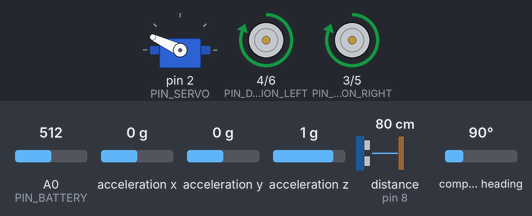
Simulated run of this sketch. Board: Arduino Uno, built with avr-gcc and run on an emulated ATmega328P. Shown: servo, direction and speed pins drawn as motors (green arrow = direction pin HIGH = forward, orange = LOW = backward, longer = more drive). Wiring (inferred from the names in the program): ultrasonic range finder: trigger pin 7; echo pin 8. The test bench sets the inputs (shaded band); at power-on: distance to the obstacle (sensor on pin 8) 80 cm, compass heading 90°, A0 (PIN_BATTERY) = 512, acceleration x 0 g, acceleration y 0 g, acceleration z 1 g. The echo pulse lasts 58.3 µs per cm; what the sketch prints to the serial monitor is not drawn.

Above: at 2.2 s.
2.3 s: distance to the obstacle (sensor on pin 8) set to 32 cm
3.8 s: distance to the obstacle (sensor on pin 8) set to 27 cm
At 4.8 s:
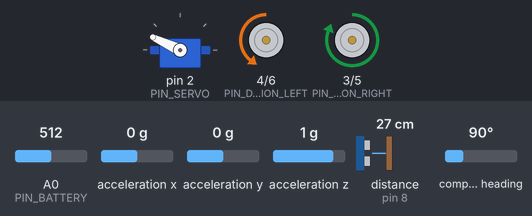
5.3 s: distance to the obstacle (sensor on pin 8) set to 2 cm
At 6.5 s:
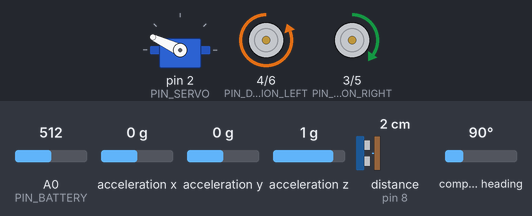
6.8 s: distance to the obstacle (sensor on pin 8) set to 18 cm
At 7.7 s:
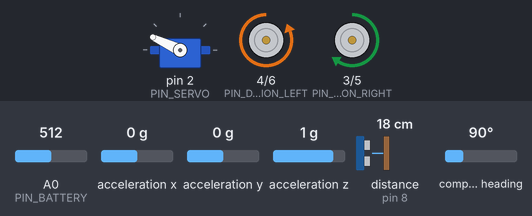
8.3 s: compass heading set to 180°
At 9.2 s:
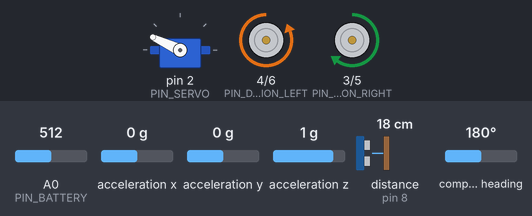
9.8 s: distance to the obstacle (sensor on pin 8) set to 35 cm
At 10.1 s:
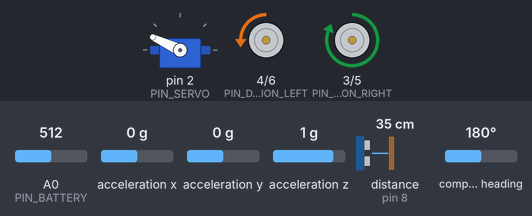
Timing chart, 0 to 12.3 s (numbered marks = the images above; inputs shaded):
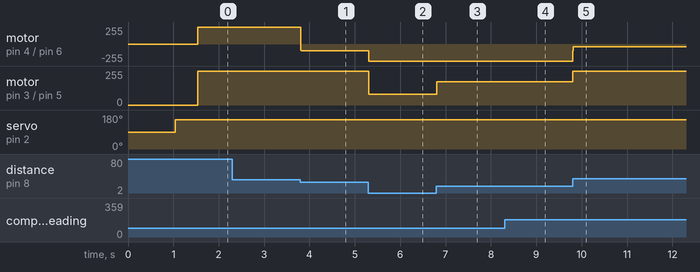

The sketch:

Figure_Eight.ino
```cpp
// === Libraries and global variables === //

#include <Servo.h>
#include <Wire.h>
#include <Adafruit_Sensor.h>
#include <Adafruit_BNO055.h>
#include <utility/imumaths.h>
#include "SoftwareSerial.h"

#define PIN_SERVO           2

#define PIN_DIRECTION_LEFT  4
#define PIN_DIRECTION_RIGHT 3
#define PIN_MOTOR_PWM_LEFT  6
#define PIN_MOTOR_PWM_RIGHT 5

#define PIN_SONIC_TRIG      7
#define PIN_SONIC_ECHO      8

#define PIN_BATTERY         A0

#define OBSTACLE_DISTANCE   30
#define OBSTACLE_DISTANCE_LOW 15

#define MAX_DISTANCE    300   //cm
#define SONIC_TIMEOUT   (MAX_DISTANCE*45)
#define SOUND_VELOCITY    340   //soundVelocity: 340m/s

Servo servo;
byte servoOffset = 0;
float speedOffset;//batteryVoltageCompensationToSpeed
const   u8 straightAngle  = 80; // Front
const   u8 rightAngle = 0;  // Right
const   u8 leftAngle  = 155;// Left

// point of reference: left side of one of the circles
const int firstExitAngle = 0; // was 32
const int secondExitAngle = 78; // was 155

double previousSonarReading = 0;

Adafruit_BNO055 bno = Adafruit_BNO055(55, 0x28);
SoftwareSerial bluetooth(10, 11);

int sgn(double num) {
  return (num != 0) ? abs(num) / num : 0;
}

void displayCalStatus(void)
{
  /* Get the four calibration values (0..3) */
  /* Any sensor data reporting 0 should be ignored, */
  /* 3 means 'fully calibrated" */
  uint8_t system, gyro, accel, mag;
  system = gyro = accel = mag = 0;
  bno.getCalibration(&system, &gyro, &accel, &mag);

  /* The data should be ignored until the system calibration is > 0 */
  Serial.print("\t");
  if (!system)
  {
    Serial.print("! ");
  }

  /* Display the individual values */
  Serial.print("Sys:");
  Serial.print(system, DEC);
  Serial.print(" G:");
  Serial.print(gyro, DEC);
  Serial.print(" A:");
  Serial.print(accel, DEC);
  Serial.print(" M:");
  Serial.print(mag, DEC);
}

void debugPrintIMUData() {
  while (true) {
    sensors_event_t imuEvent;
    bno.getEvent(&imuEvent);

    Serial.print("X: ");
    Serial.print(imuEvent.orientation.x, 4);
    Serial.print("\tY: ");
    Serial.print(imuEvent.orientation.y, 4);
    Serial.print("\tZ: ");
    Serial.print(imuEvent.orientation.z, 4);
    Serial.println("");
    delay(100);
  }
}

void followArcUltrasonicPID(int leftSpeed, int rightSpeed, float kP, double targetDistance, double exitAngle) {

  /** REASON FOR atan2:
   * Adafruit's IMU api reports angles with the range [0, 360)
   * When you add/subtract them to find the error which will later be used in PID,
   * You have issues with the error not being the fastest way to the target
   * i.e. if you have a target of 0, and are currently at an angle of 359, you'll do
   * target - current, or 0 - 359, and your error will be -359.
   * The most optimal error there should actually just be +1, because the robot should turn left by 1 degrees
   * instead of turning right by 359 degrees.
   * atan2(sin(error), cos(error)) is a quick and dirty way to constrain the angles to (-180, 180]
   * Doing so on the error means that the error will not only be never > 360, but it will also appropriately
   * change the robot's turning direction according to what's most efficient.
  */
  double current = getYaw();
  current *= PI/180.0;
  current = atan2(sin(current), cos(current));
  current *= 180.0/PI;

  double previousAngleError = exitAngle - current;
  previousAngleError *= PI / 180.0;
  previousAngleError = atan2(sin(previousAngleError), cos(previousAngleError));
  previousAngleError *= 180.0 / PI;

  auto currentServoAngle = servo.read();

  while (true) {

    float currentDistance = getSonar();

    if ((currentDistance - previousSonarReading) >= 75) {
      currentDistance = previousSonarReading; // ignore spikes in sonar reading
    }

    float distanceError = targetDistance - currentDistance;

    if (distanceError != 0) {
      distanceError = sqrt(15.0 * abs(distanceError)) * (abs(distanceError) / distanceError);
    }

    double correctionPower = distanceError * kP;

    float leftPower = 0;
    float rightPower = 0;

    if (currentServoAngle < straightAngle) { // right-facing
      leftPower = leftSpeed - correctionPower;
      rightPower = rightSpeed + correctionPower;
    } else { // currentServoAngle >= straightAngle, left-facing
      leftPower = leftSpeed + correctionPower;
      rightPower = rightSpeed - correctionPower;
    }

    motorRun(leftPower, rightPower);

    double tempExitAngle = exitAngle;
    tempExitAngle *= PI / 180.0;
    tempExitAngle = atan2(sin(tempExitAngle), cos(tempExitAngle));
    tempExitAngle *= 180.0 / PI;
    current = getYaw();
    current *= PI/180.0;
    current = atan2(sin(current), cos(current));
    current *= 180.0/PI;

    double angleError = tempExitAngle - current;
    angleError *= PI / 180.0;
    angleError = atan2(sin(angleError), cos(angleError));
    angleError *= 180.0 / PI;

    // If the sign of the error changed, the robot has probably gone past the target so let's stop here
    if (sgn(angleError) != sgn(previousAngleError) && abs(angleError) <= 50) {
      break;
    }

    previousAngleError = angleError;

    delay(5);
  }
}

void driveForwardAnglePID(int speed, float kP, int wait, double angleTarget, bool (*endCondition)()) {
  auto startTime = millis();
  double startAngle = getYaw();
  double target = angleTarget;
  int runTime = 6000;

  while (true) {

    //double current = getYaw() - startAngle;
    double current = getYaw();
    double currentCorrected = atan2(sin(current), cos(current));
    //current = current * 180.0 / PI;
    double error = target - current;
    error *= PI / 180.0;
    error = atan2(sin(error), cos(error));
    error = error * 180.0 / PI;

    error *= kP;

    motorRun(speed + error, speed - error);

    if (endCondition() && (millis() - startTime) >= wait)
      break;

    delay(5);
  }
}

void forwardWhileScanning() {
  motorRun((150 + speedOffset), (150 + speedOffset));
  servo.write(straightAngle);
  while (true) {
    float straightDistance = moveSonarAndScan(straightAngle);
    if (straightDistance < OBSTACLE_DISTANCE) {
      break;
    }
  }
  motorRun(0, 0);
}

// TODO: use IMU acceleration data to brake instead
void forwardBrake() {
  motorRun(-(60 + speedOffset), -(60 + speedOffset));
  delay(150);
  motorRun(0, 0);
}

void reverseBrake() {
  motorRun(60 + speedOffset, 60 + speedOffset);
  delay(150);
  motorRun(0, 0);
}

float getYaw() {
  sensors_event_t event;
  bno.getEvent(&event);
  return event.orientation.x;
}

void moveDrive(double left, double right) {
  calculateVoltageCompensation();
  int leftPower = (left == 0) ? 0 : left + copysignf(speedOffset, left);
  int rightPower = (right == 0) ? 0 : right + copysignf(speedOffset, right);
  // Serial.print("Time: ");
  // Serial.print(millis());
  // Serial.print("\tLeft: ");
  // Serial.print(leftPower);
  // Serial.print("\tRight: ");
  // Serial.print(rightPower);
  // Serial.println("");

  motorRun(leftPower, rightPower);
}

/*!
 * \brief  Get the value of the distance
 * \return Value of the distance
 */
float getSonar() {
  unsigned long pingTime;
  float distance;
  digitalWrite(PIN_SONIC_TRIG, HIGH); // make trigPin output high for 10μs to trigger the ultrasonic,
  delayMicroseconds(10);
  digitalWrite(PIN_SONIC_TRIG, LOW);
  pingTime = pulseIn(PIN_SONIC_ECHO, HIGH, SONIC_TIMEOUT); // Wait for the ultrasonic return to  high and measure out the wait time
  if (pingTime != 0)
    distance = (float)pingTime * SOUND_VELOCITY / 2 / 10000; // calculate the distance based on the time
  else
    distance = MAX_DISTANCE;

  previousSonarReading = distance;

  return distance;
}
  /*!
 * \brief  Move the selected right and left motorsyy
 */
void motorRun(int speedl, int speedr) {
  int dirL = 0, dirR = 0;
  if (speedl > 0) {
    dirL = 0;
  }
  else {
    dirL = 1;
    speedl = -speedl;
  }

  if (speedr > 0) {
    dirR = 1;
  }
  else {
    dirR = 0;
    speedr = -speedr;
  }

  if (speedl > 255) {
    speedl = 255;
  }
  if (speedr > 255) {
    speedr = 255;
  }

  digitalWrite(PIN_DIRECTION_LEFT, dirL);
  digitalWrite(PIN_DIRECTION_RIGHT, dirR);
  analogWrite(PIN_MOTOR_PWM_LEFT, speedl);
  analogWrite(PIN_MOTOR_PWM_RIGHT, speedr);
}


/*!
 * \brief  Calculate voltage compensation
 */
void calculateVoltageCompensation() {
  float voltageOffset = 8.4 - getBatteryVoltage();
  speedOffset = voltageOffset * 20;
}

/*!
 * \brief  Get the value of the battery voltage
 * \return Value of the battery voltage
 */
float getBatteryVoltage() {
  pinMode(PIN_BATTERY, INPUT);
  int batteryADC = analogRead(PIN_BATTERY);
  float batteryVoltage = batteryADC / 1023.0 * 5.0 * 4.0;
  return batteryVoltage;
}

double moveSonarAndScan(int target) {
  //int movementTime = 130; // 130 ms to move 90 degrees
  int current = servo.read();
  //movementTime *= (abs(angle - currentPos) / 90.0);
  int error = target - current;

  servo.write(target);
  while (abs(error) > 5) {
    delay(5);
  }
  int distance = getSonar();
  delayMicroseconds(2 * SONIC_TIMEOUT);
  return distance;
}

bool isWithinDistance() {
  float current = getSonar();
  return (current <= OBSTACLE_DISTANCE);
}

// === SETUP FUNCTION === //

void setup() {
  Serial.begin(115200);
  bluetooth.begin(9600);
  delay(10);
  pinMode(PIN_DIRECTION_LEFT, OUTPUT);
  pinMode(PIN_MOTOR_PWM_LEFT, OUTPUT);
  pinMode(PIN_DIRECTION_RIGHT, OUTPUT);
  pinMode(PIN_MOTOR_PWM_RIGHT, OUTPUT);

  pinMode(PIN_SONIC_TRIG, OUTPUT);// set trigPin to output mode
  pinMode(PIN_SONIC_ECHO, INPUT); // set echoPin to input mode
  servo.attach(PIN_SERVO);
  calculateVoltageCompensation();

  Serial.print("Battery voltage: ");
  Serial.println(getBatteryVoltage(), 4);
  bluetooth.println("Bluetooth Initialized!");

  /* Initialise the sensor */
  if(!bno.begin())
  {
    /* There was a problem detecting the BNO055 ... check your connections */
    Serial.print("No BNO055 detected, Check wiring or I2C ADDR!");
    while(1);
  }

  delay(1000);

  bno.setExtCrystalUse(true);
}

//=== LOOP FUNCTION === //

void loop() {

  servo.write(leftAngle);
  delay(500);

  for (int i = 0; i <= 5; i++) { // figure 8 6 times then stop

    // Drive forward while correcting the robot's angle until it sees an obstacle
    driveForwardAnglePID(255, 7.0, 250, firstExitAngle, ([]() {
      return (getSonar() <= OBSTACLE_DISTANCE);
    }));

    // follow around the circle until it reaches the right angle to transfer to the next circle
    followArcUltrasonicPID(180, 255, 10.0, 22, secondExitAngle);

    // briefly (as in, around 50 milliseconds) stop
    motorRun(0, 0);

    // angle the servo to the right in order to get ready to follow the next circle
    servo.write(rightAngle);

    // drive straight while correcting the robot's angle until it sees a circle
    driveForwardAnglePID(255, 7.0, 250, secondExitAngle, ([]() {
      return (getSonar() <= OBSTACLE_DISTANCE);
    }));

    // follow around the circle again until it reaches the right angle to transfer
    followArcUltrasonicPID(255, 180, 10.0, 22, firstExitAngle);

    // briefly stop again
    motorRun(0, 0);

    // turn the servo left in order to make sure you see the circle
    servo.write(leftAngle);

    // repeat
  }
  motorRun(0, 0);
  delay(20000);
}
```

Measured:
- the behaviour switches between 31 and 30 cm on distance to the obstacle (sensor on pin 8) (found by bisection; images 0 and 1)
- after the input at 2.3 s, every drawn part: stays the same
- after the input at 3.8 s, motor on pin 4 (PIN_DIRECTION_LEFT) / pin 6 (PIN_MOTOR_PWM_LEFT): forward 255/255 → backward 98/255 at once
- after the input at 5.3 s, motor on pin 4 (PIN_DIRECTION_LEFT) / pin 6 (PIN_MOTOR_PWM_LEFT): backward 98/255 → backward 255/255 at once; motor on pin 3 (PIN_DIRECTION_RIGHT) / pin 5 (PIN_MOTOR_PWM_RIGHT): forward 255/255 → forward 80/255 at once
- after the input at 6.8 s, motor on pin 3 (PIN_DIRECTION_RIGHT) / pin 5 (PIN_MOTOR_PWM_RIGHT): forward 80/255 → forward 173/255 at once
- after the input at 8.3 s, motor on pin 3 (PIN_DIRECTION_RIGHT) / pin 5 (PIN_MOTOR_PWM_RIGHT): forward 173/255 → forward 176/255 at once
- after the input at 9.8 s, motor on pin 4 (PIN_DIRECTION_LEFT) / pin 6 (PIN_MOTOR_PWM_LEFT): backward 255/255 → backward 41/255 at once; motor on pin 3 (PIN_DIRECTION_RIGHT) / pin 5 (PIN_MOTOR_PWM_RIGHT): forward 176/255 → forward 255/255 at once
